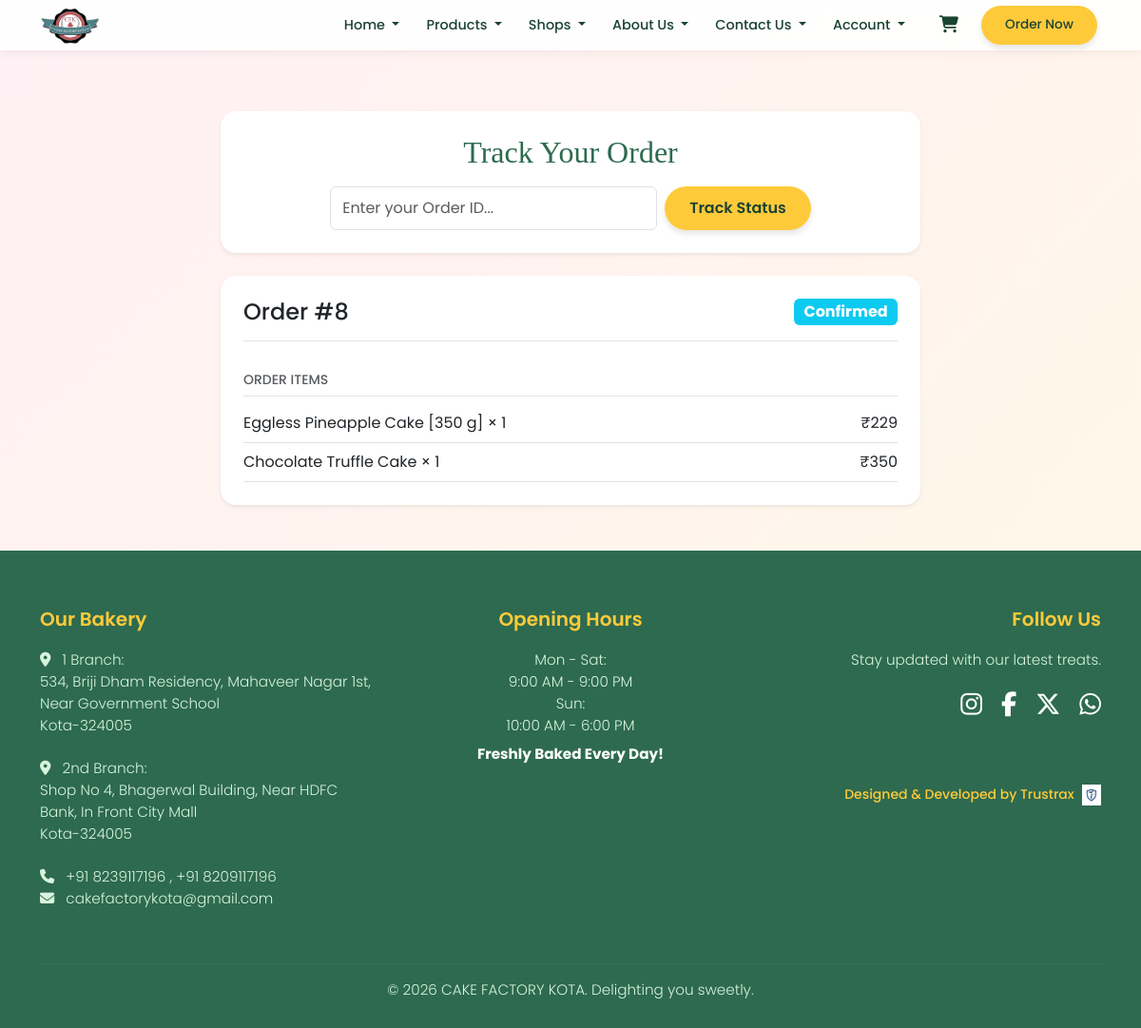
/track?order_id=8, run on the app's committed database.
### src/models.py (models this page shows)
class Order(db.Model):
    __tablename__ = "orders"
    id = db.Column(db.Integer, primary_key=True)
    user_id = db.Column(db.Integer, db.ForeignKey('users.id'), nullable=True)
    customer_name = db.Column(db.String(200), nullable=False)
    email = db.Column(db.String(200), nullable=False)
    phone = db.Column(db.String(50), nullable=False)
    address = db.Column(db.Text, nullable=False)
    total = db.Column(db.Float, nullable=False)
    payment_method = db.Column(db.String(80), nullable=False)
    status = db.Column(db.String(40), nullable=False, default="pending")
    created_at = db.Column(db.DateTime, nullable=False, default=datetime.utcnow)
    user = db.relationship("User", backref="orders")
    items = db.relationship(
        "OrderItem",
        backref="order",
        lazy=True,
        cascade="all, delete-orphan",
    )

class OrderItem(db.Model):
    __tablename__ = "order_items"
    id = db.Column(db.Integer, primary_key=True)
    order_id = db.Column(db.Integer, db.ForeignKey("orders.id"), nullable=False)
    product_id = db.Column(db.Integer, db.ForeignKey("products.id"), nullable=False)
    quantity = db.Column(db.Integer, nullable=False)
    unit_price = db.Column(db.Float, nullable=False)
    product = db.relationship("Product", lazy="joined")

class Product(db.Model):
    __tablename__ = "products"
    id = db.Column(db.Integer, primary_key=True)
    name = db.Column(db.String(200), nullable=False)
    description = db.Column(db.Text)
    price = db.Column(db.Float, nullable=False)
    image_url = db.Column(db.String(500))
    category = db.Column(db.String(60), nullable=True)
    occasion = db.Column(db.String(100), nullable=True)

### src/home.py (the view)
@app.route("/track", methods=["GET", "POST"])
def track_order_page():
    order_data = None
    items = []
    order_id = request.args.get("order_id") or request.form.get("order_id")
    if order_id:
        try:
            oid = int(order_id)
            order_data, items = get_order(oid)
            if not order_data:
                flash("Order not found.", "error")
        except ValueError:
            flash("Invalid Order ID.", "error")
    return render_template("track_order.html", order=order_data, items=items)

### src/__init__.py (called while the page is built, shortened)
@app.context_processor
def inject_navbar_catalog():
    from src.models import Product
    products = Product.query.order_by(Product.id).all()
    by_cat = {}
    for p in products:
        key = (p.category or "other").lower()
        by_cat.setdefault(key, []).append(p)
    return {"cakes_by_cat": by_cat, "nav_products": products}

@app.context_processor
def inject_cart_state():
    cart = session.get("cart") or {}
    count = sum(int(q) for q in cart.values() if str(q).isdigit())
    preview = []
    subtotal = 0.0
    return {
        "cart_item_count": count,
        "cart_preview_lines": preview[:5],
        "cart_preview_subtotal": subtotal,
    }

### src/database.py (called while the page is built)
def get_order(order_id):
    o = db.session.get(Order, order_id)
    if not o:
        return None, []
    order_dict = {
        "id": o.id,
        "customer_name": o.customer_name,
        "email": o.email,
        "phone": o.phone,
        "address": o.address,
        "total": o.total,
        "payment_method": o.payment_method,
        "status": o.status,
        "created_at": o.created_at.isoformat() if o.created_at else "",
    }
    items = []
    for oi in o.items:
        items.append(
            {
                "product_id": oi.product_id,
                "quantity": oi.quantity,
                "unit_price": oi.unit_price,
                "name": oi.product.name if oi.product else "",
            }
        )
    return order_dict, items

### src/home.py (called while the page is built)
@app.context_processor
def inject_user():
    user = None
    if "user_id" in session:
        user = get_user_by_id(session["user_id"])
    return dict(current_user=user)

### src/templates/track_order.html (shortened to what this page needs)
{% extends "base.html" %}
{% block content %}
<div class="row justify-content-center">
    <div class="col-lg-8">
        <div class="card border-0 shadow-sm rounded-4 p-4 mb-4">
            <h2 class="mb-3 text-center">Track Your Order</h2>
            <form method="GET" action="{{ url_for('track_order_page') }}" class="d-flex gap-2 justify-content-center">
                <input type="number" name="order_id" class="form-control w-50" placeholder="Enter your Order ID..." required>
                <button type="submit" class="btn btn-order">Track Status</button>
            </form>
        </div>
        {% if order %}
        <div class="card border-0 shadow-sm rounded-4 p-4">
            <div class="d-flex justify-content-between align-items-center border-bottom pb-3 mb-3">
                <h4 class="mb-0">Order #{{ order.id }}</h4>
                <span class="badge
                    {% if order.status == 'completed' %}bg-success
                    {% elif order.status == 'pending' %}bg-warning text-dark
                    {% elif order.status == 'cancelled' %}bg-danger
                    {% else %}bg-info{% endif %} fs-6">
                    {{ order.status|title }}
                </span>
            </div>
            <h6 class="text-muted small text-uppercase mt-3 border-bottom pb-2">Order Items</h6>
            <ul class="list-unstyled mb-0">
                {% for item in items %}
                <li class="d-flex justify-content-between py-2 border-bottom">
                    <span>{{ item.name }} × {{ item.quantity }}</span>
                    <span>₹{{ '%.0f'|format(item.unit_price * item.quantity) }}</span>
                </li>
                {% endfor %}
            </ul>
        </div>
        {% endif %}
    </div>
</div>
{% endblock %}

### src/templates/base.html (style rules this page uses)
:root { --primary-green: #2d6a4f; --light-green: #d8f3dc; --primary-yellow: #ffca3a; --text-dark: #1b4332; --bg-pink-yellow: linear-gradient(135deg, #FFF0F5 0%, #FFF9E5 100%); }
body { font-family: 'Poppins', sans-serif; background: var(--bg-pink-yellow) fixed; color: var(--text-dark); display: flex; flex-direction: column; min-height: 100vh; }
h1, h2, h3, .navbar-brand { font-family: 'Playfair Display', serif; color: var(--primary-green); }
.btn-order { background-color: var(--primary-yellow); color: var(--text-dark) !important; border-radius: 30px; padding: 10px 25px !important; font-weight: 600; box-shadow: 0 4px 6px rgba(0,0,0,0.1); }

### data on the page
Order: status "Confirmed"
OrderItem: name "Eggless Pineapple Cake [350 g]", quantity "1", item.unit_price*item.quantity "229"
OrderItem: name "Chocolate Truffle Cake", quantity "1", item.unit_price*item.quantity "350"

### other printed values
{{ order.id }} "8"
